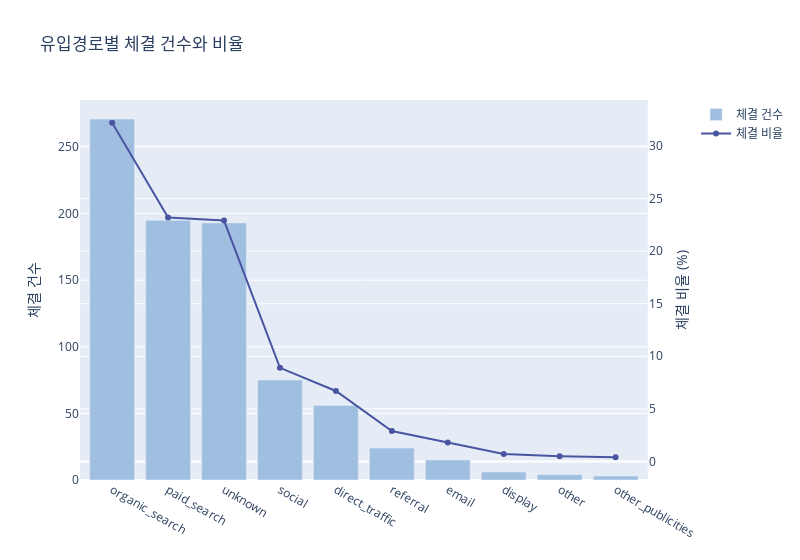

Notebook code for this chart:
### Code cell
won_counts = mql.groupby('origin')['seller_id'].count().sort_values(ascending=False).reset_index()
won_percentages = round(won_counts['seller_id'] / won_counts['seller_id'].sum() * 100, 1)

# make_subplots를 사용하여 서로 다른 유형의 그래프 생성
fig = make_subplots(specs=[[{"secondary_y": True}]])

# 첫 번째 그래프 추가 (막대 그래프)
fig.add_trace(
    go.Bar(
        x=won_counts['origin'],
        y=won_counts['seller_id'],
        name='체결 건수',
        marker_color='#A0BFE0'  # 막대 그래프 색상 지정
    ),
    secondary_y=False
)

# 두 번째 그래프 추가 (라인 플롯)
fig.add_trace(
    go.Scatter(
        x=won_counts['origin'],
        y=won_percentages,
        name='체결 비율',
        mode='lines+markers',
        line=dict(color='#4A55A2'),  # 라인 플롯 색상 지정
        marker=dict(color='#4A55A2')
    ),
    secondary_y=True
)

# 레이아웃 설정
fig.update_layout(
    title='유입경로별 체결 건수와 비율',  # 전체 그래프의 제목
    yaxis=dict(title='체결 건수'),
    yaxis2=dict(title='체결 비율 (%)', overlaying='y', side='right'),
    legend=dict(),
    width=800
)

fig.show()

### Figure 1 — Plotly figure (JSON) as saved in the notebook; plotly's stock layout.template omitted (floating-point values rounded to 4 significant figures)
{"data": [{"marker": {"color": "#A0BFE0"}, "name": "체결 건수", "type": "bar", "x": ["organic_search", "paid_search", "unknown", "social", "direct_traffic", "referral", "email", "display", "other", "other_publicities"], "xaxis": "x", "y": [271, 195, 193, 75, 56, 24, 15, 6, 4, 3], "yaxis": "y"}, {"line": {"color": "#4A55A2"}, "marker": {"color": "#4A55A2"}, "mode": "lines+markers", "name": "체결 비율", "type": "scatter", "x": ["organic_search", "paid_search", "unknown", "social", "direct_traffic", "referral", "email", "display", "other", "other_publicities"], "xaxis": "x", "y": [32.2, 23.2, 22.9, 8.9, 6.7, 2.9, 1.8, 0.7, 0.5, 0.4], "yaxis": "y2"}], "layout": {"title": {"text": "유입경로별 체결 건수와 비율"}, "width": 800, "xaxis": {"anchor": "y", "domain": [0, 0.94]}, "yaxis": {"anchor": "x", "domain": [0, 1], "title": {"text": "체결 건수"}}, "yaxis2": {"anchor": "x", "overlaying": "y", "side": "right", "title": {"text": "체결 비율 (%)"}}}}
